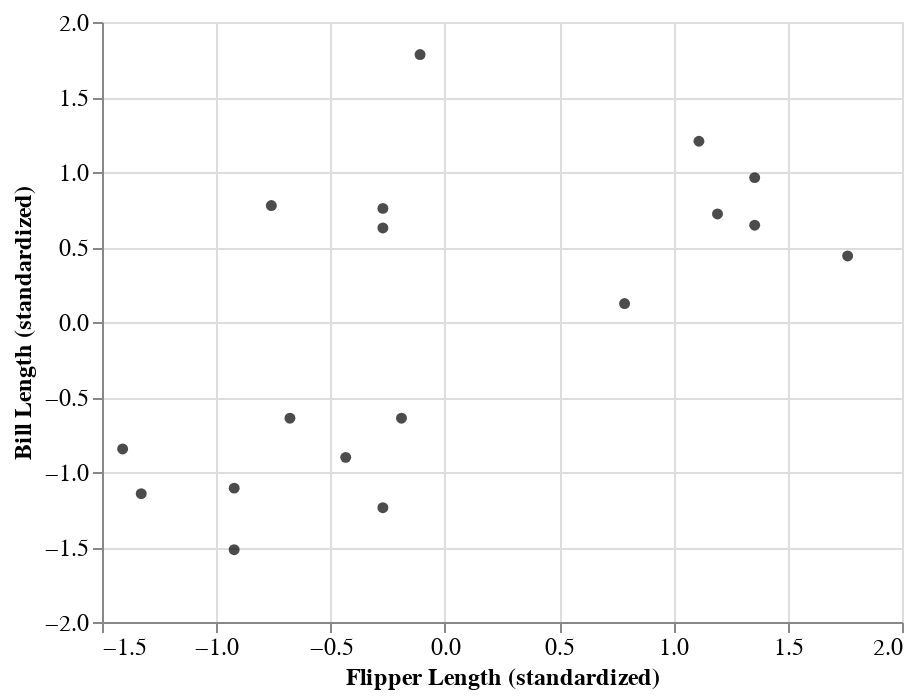

Notebook code cell kept with this figure:
### Code cell
glue('scatter_plot', scatter_plot, display=True)

### Figure 1 — Vega-Lite specification as saved in the notebook (floating-point values rounded to 4 significant figures)
{"config": {"view": {"continuousWidth": 400, "continuousHeight": 300}, "axis": {"labelFontSize": 12, "titleFontSize": 12}}, "data": {"name": "data-ebb59f3fa086785a5682bd5f8fba47af"}, "mark": {"type": "circle", "color": "black"}, "encoding": {"x": {"field": "flipper_length_standardized", "title": "Flipper Length (standardized)", "type": "quantitative"}, "y": {"field": "bill_length_standardized", "title": "Bill Length (standardized)", "type": "quantitative"}}, "$schema": "https://vega.github.io/schema/vega-lite/v4.17.0.json", "datasets": {"data-ebb59f3fa086785a5682bd5f8fba47af": [{"flipper_length_standardized": -0.1898, "bill_length_standardized": -0.6414}, {"flipper_length_standardized": -1.328, "bill_length_standardized": -1.145}, {"flipper_length_standardized": -0.9218, "bill_length_standardized": -1.518}, {"flipper_length_standardized": -0.9218, "bill_length_standardized": -1.108}, {"flipper_length_standardized": -1.41, "bill_length_standardized": -0.8465}, {"flipper_length_standardized": -0.6778, "bill_length_standardized": -0.6414}, {"flipper_length_standardized": -0.2711, "bill_length_standardized": -1.238}, {"flipper_length_standardized": -0.4338, "bill_length_standardized": -0.9025}, {"flipper_length_standardized": 1.193, "bill_length_standardized": 0.7201}, {"flipper_length_standardized": 1.356, "bill_length_standardized": 0.6455}, {"flipper_length_standardized": 1.356, "bill_length_standardized": 0.9626}, {"flipper_length_standardized": 1.762, "bill_length_standardized": 0.4404}, {"flipper_length_standardized": 1.112, "bill_length_standardized": 1.205}, {"flipper_length_standardized": 0.7862, "bill_length_standardized": 0.1233}, {"flipper_length_standardized": -0.2711, "bill_length_standardized": 0.6269}, {"flipper_length_standardized": -0.2711, "bill_length_standardized": 0.7574}, {"flipper_length_standardized": -0.1084, "bill_length_standardized": 1.783}, {"flipper_length_standardized": -0.7591, "bill_length_standardized": 0.7761}]}}
